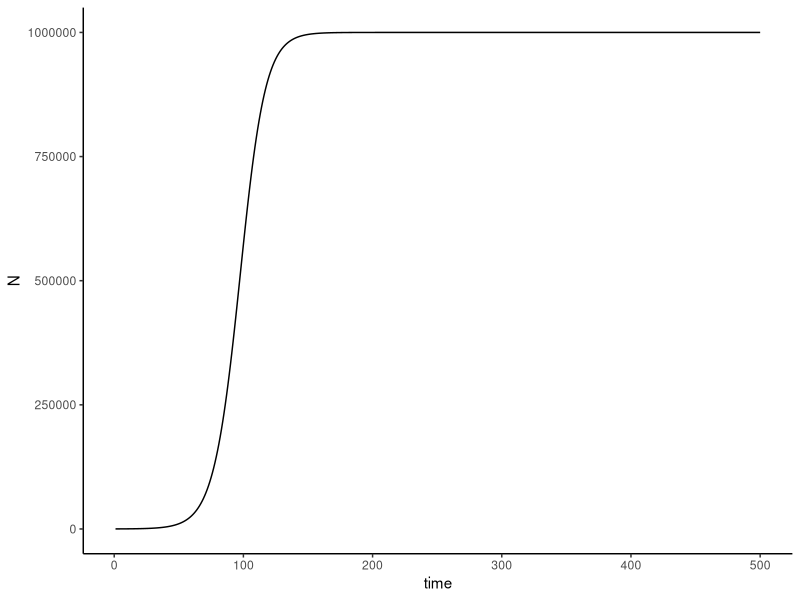
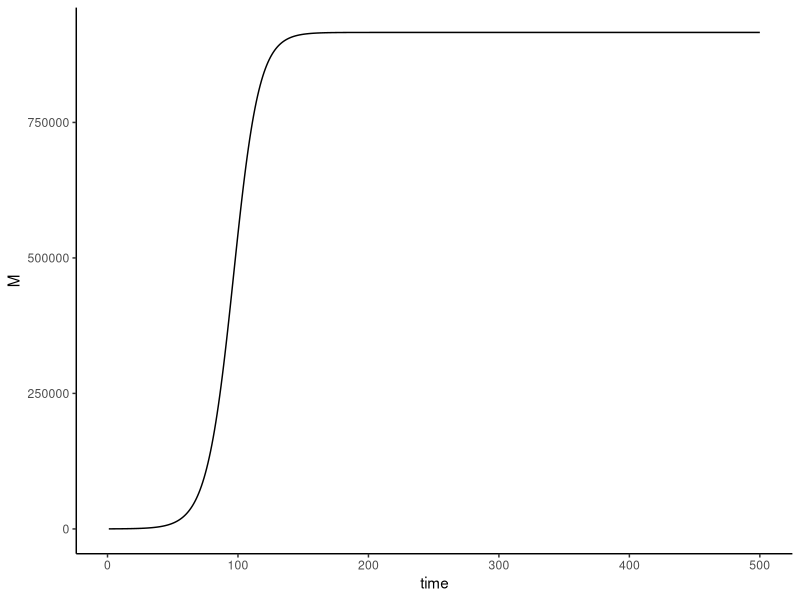
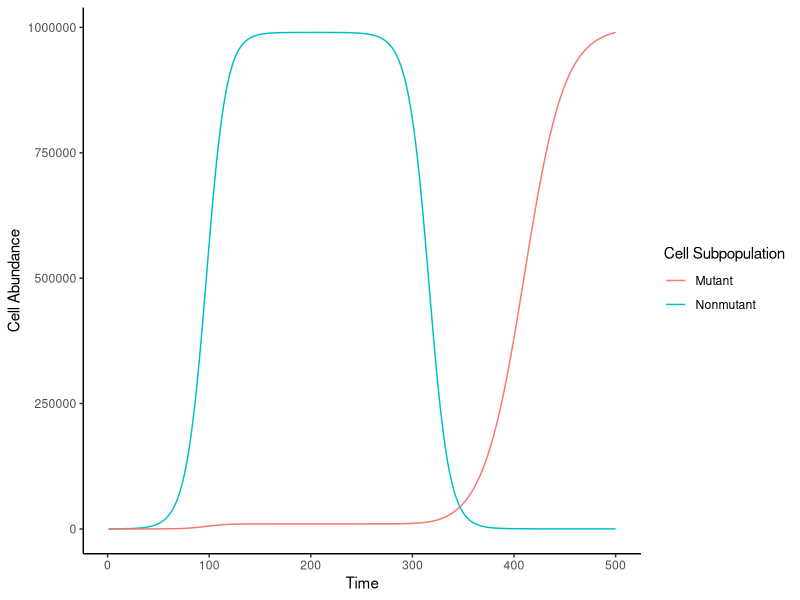

Here is the R script that generated these plots, in order:

#Exercise 10 answers
#Setting constants for the simulation
N0=99
M0=1
rn=0.1
rn2=-.1
rm2=.05
rm=0.1
K=1000000
timesteps=500

Ns<-numeric(length = timesteps)
Ms<-numeric(length = timesteps)
Ns[1]=N0
Ms[1]=M0

library(ggplot2)

#simulation for the nonmutant
for(t in 1:(timesteps-1)){
  Ns[t+1]<-Ns[t]+rn*Ns[t]*(1-(Ns[t]+Ms[t])/K)
}

#simlulation for mutant
for(t in 1:(timesteps-1)){
  Ms[t+1]<-Ns[t]+rm*Ms[t]*(1-(Ns[t]+Ms[t])/K)
}

#Plotting
Nonmut<- data.frame(time=1:timesteps,N=Ns)
ggplot(data=Nonmut, aes(x=time, y=N)) +geom_line() +theme_classic()

Mut<- data.frame(time=1:timesteps,M=Ms)
ggplot(data=Mut, aes(x=time, y=M)) +geom_line() +theme_classic()

#FULL SIMULATION
#This is to simulate nonmutants and mutants including the drug information
#final plot includes nonmutant and mutant
for(t in 1:(timesteps-1)){
  if(t<=200){
      Ns[t+1]<-Ns[t]+rn*Ns[t]*(1-((Ns[t]+Ms[t])/K))
      Ms[t+1]<-Ms[t]+rm*Ms[t]*(1-((Ns[t]+Ms[t])/K))
  }else{
    Ns[t+1]<-Ns[t]+rn2*Ns[t]*(1-((Ns[t]+Ms[t])/K))
    Ms[t+1]<-Ms[t]+rm2*Ms[t]*(1-((Ns[t]+Ms[t])/K))
  }
}
Nonmut<- data.frame(time=1:timesteps,N=Ns, M=Ms)

ggplot(data=Nonmut) +
  geom_line(aes(x=time, y=N, color='Nonmutant')) +
  geom_line(aes(x=time, y=M, color='Mutant'))+
  labs(x="Time", y="Cell Abundance", color="Cell Subpopulation") +
  theme_classic()






